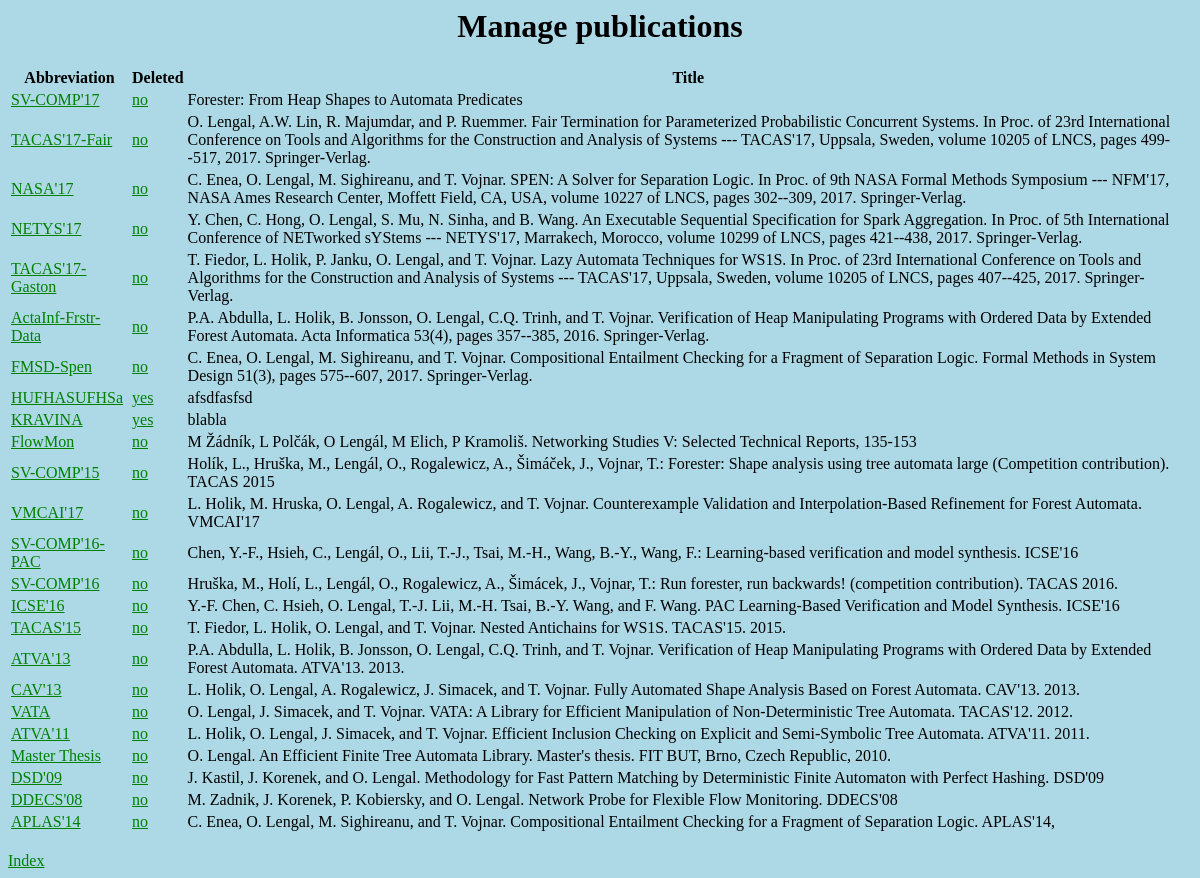
Page /cites/manage/ on the earlier database version.
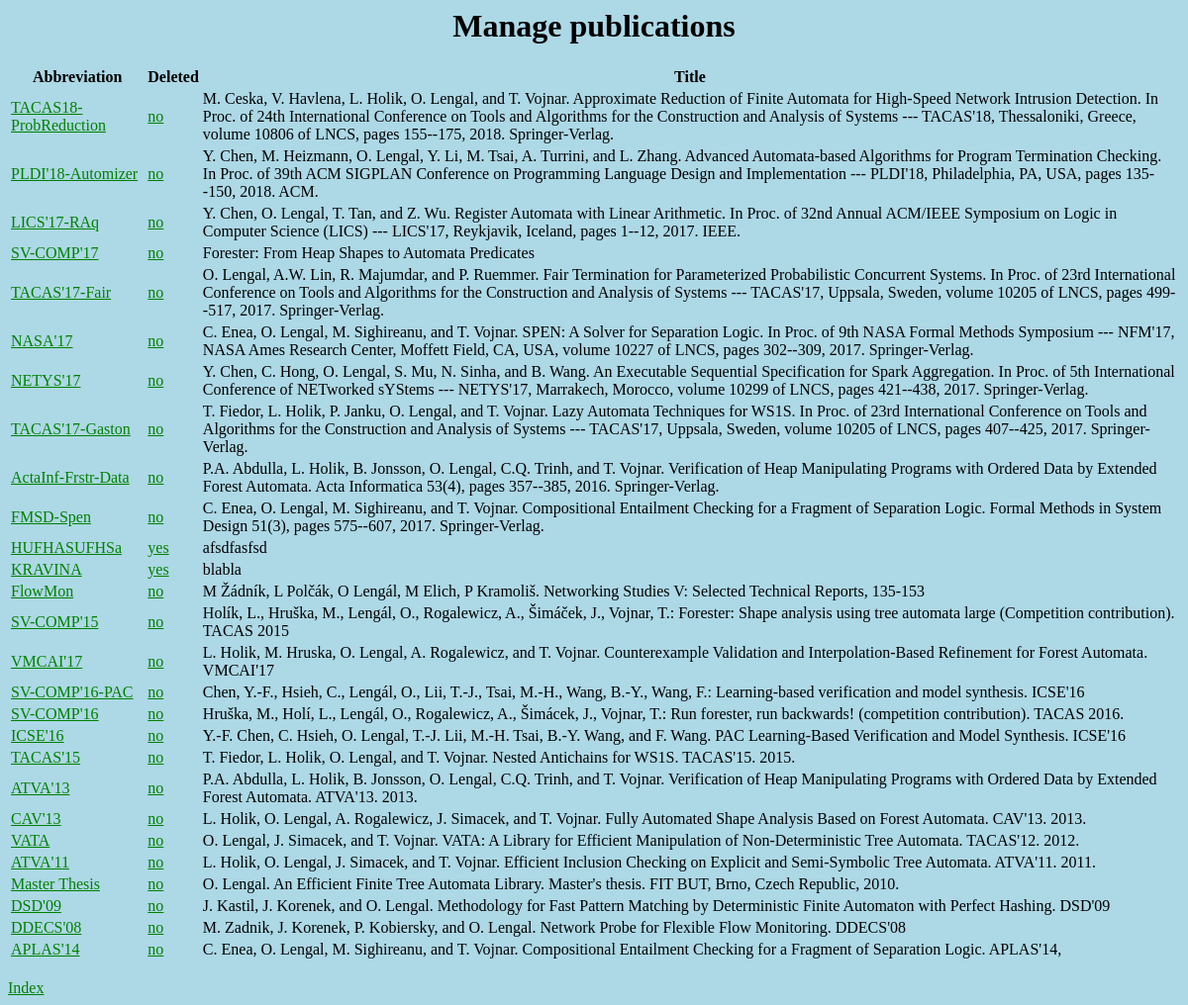
Same page on the later database version.
### cites/models.py (models this page shows, shortened)
class Publication(models.Model):
    abbrev = models.CharField(max_length=100, default="")
    title = models.CharField(max_length=1000)
    citations = models.ManyToManyField(Citation, through='PublicationCitation')
    authors = models.ManyToManyField(Author, through='PublicationAuthor')
    deleted = models.BooleanField(default=False)
    pub_date = models.DateTimeField('date published', default=timezone.now)
    created_date = models.DateTimeField('date created', default=timezone.now)
    last_modified_date = models.DateTimeField('date last modified', default=timezone.now)
    objects = ValidPubManager()
    also_deleted_objects = models.Manager()

### cites/views.py (the view)
class ManageView(generic.ListView):
    template_name = 'cites/manage_pubs.html'
    context_object_name = 'publications'
    def get_queryset(self):
        return Publication.also_deleted_objects.order_by('-pub_date')

### cites/templates/cites/manage_pubs.html
{% include 'cites/header.html' %}
<center>
<h1>Manage publications</h1>
</center>
{% if publications %}
  <table>
  <thead>
    <th>
      Abbreviation
    </th>
    <th>
      Deleted
    </th>
    <th>
      Title
    </th>
  </thead>
  {% for pub in publications %}
    <tr>
      <td><a href="{% url 'cites:pub_detail' pub.pk %}">{{ pub.abbrev }}</a></td>
      <td>
        <a href="{% url 'cites:del_pub' pub.pk %}">
          {% if pub.deleted %}
            yes
          {% else %}
            no
          {% endif %}
        </a>
      </td>
      <td>{{ pub.title }}</td>
    </tr>
  {% endfor %}
  </table>
{% else %}
    <p>No publications.</p>
{% endif %}
<br />
<a href="{% url 'cites:index' %}">Index</a>
{% include 'cites/footer.html' %}

Differences in the rows shown:
added Publication: abbrev "TACAS18-ProbReduction", deleted "no", title "M. Ceska, V. Havlena, L. Holik, O. Lengal, and T. Vojnar. Approximate Reduction of Finite Automata for High-Speed Network Intrusion Detection. In Proc. of 24th International Conference on Tools and Algorithms for the Construction and Analysis of Systems --- TACAS'18, Thessaloniki, Greece, volume 10806 of LNCS, pages 155--175, 2018. Springer-Verlag."
added Publication: abbrev "PLDI'18-Automizer", deleted "no", title "Y. Chen, M. Heizmann, O. Lengal, Y. Li, M. Tsai, A. Turrini, and L. Zhang. Advanced Automata-based Algorithms for Program Termination Checking. In Proc. of 39th ACM SIGPLAN Conference on Programming Language Design and Implementation --- PLDI'18, Philadelphia, PA, USA, pages 135--150, 2018. ACM."
added Publication: abbrev "LICS'17-RAq", deleted "no", title "Y. Chen, O. Lengal, T. Tan, and Z. Wu. Register Automata with Linear Arithmetic. In Proc. of 32nd Annual ACM/IEEE Symposium on Logic in Computer Science (LICS) --- LICS'17, Reykjavik, Iceland, pages 1--12, 2017. IEEE."
